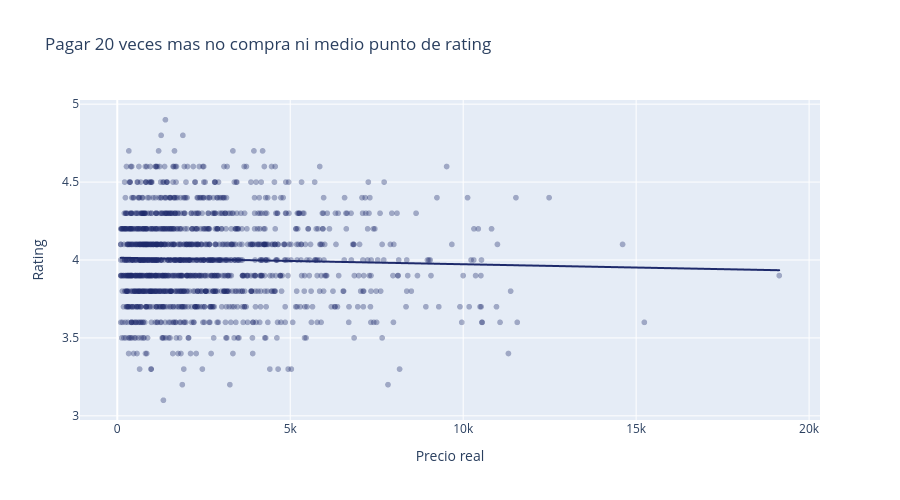
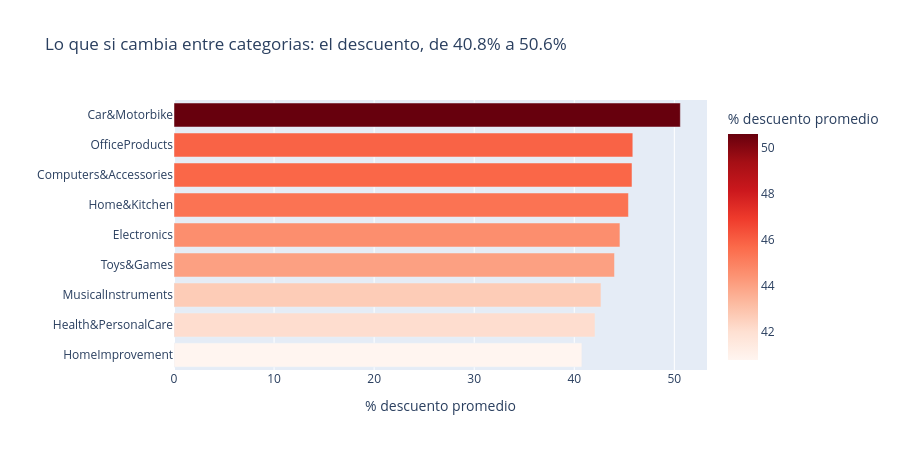

The cell these charts' notebook holds for them, in order:
### Markdown cell above
### Reto 2 — Construye tu secuencia narrativa

Crea los 3 gráficos de tu historia (1 ancla + 2 apoyo) en el orden que definiste. Cada uno con título claro que funcione como "titular" de esa parte de la historia.

### Code cell
# RETO 2: los 3 graficos de mi narrativa, en orden

# --- 1. ANCLA: el precio no predice la calidad ---
fig1 = px.scatter(df, x="actual_price", y="rating", trendline="ols",
                  opacity=0.35, color_discrete_sequence=["#1e2a6b"],
                  hover_data=["product_name", "category"],
                  title="Pagar 20 veces mas no compra ni medio punto de rating",
                  labels={"actual_price": "Precio real", "rating": "Rating"})
fig1.update_layout(height=500)
fig1.show()

# --- 2. APOYO: tampoco distinguen las categorias ---
plt.figure(figsize=(12, 6))
orden = df.groupby("category")["rating"].median().sort_values().index
sns.boxplot(data=df, y="category", x="rating", order=orden,
            hue="category", palette="Blues", legend=False)
plt.axvline(df["rating"].mean(), color="#e2231a", linestyle="--",
            label=f"Media global = {df['rating'].mean():.2f}")
plt.title("Las 9 categorias caben en 0.11 puntos de rating")
plt.xlabel("Rating"); plt.ylabel(""); plt.legend()
plt.tight_layout(); plt.show()

# --- 3. CIERRE: lo que si diferencia a las categorias es el descuento ---
desc_cat = (df.groupby("category")["discount_percentage"]
              .mean().sort_values().reset_index())
fig3 = px.bar(desc_cat, x="discount_percentage", y="category", orientation="h",
              color="discount_percentage", color_continuous_scale="Reds",
              title="Lo que si cambia entre categorias: el descuento, de 40.8% a 50.6%",
              labels={"discount_percentage": "% descuento promedio", "category": ""})
fig3.update_layout(height=450)
fig3.show()

### Figure 1 — Plotly figure (JSON) as saved in the notebook; plotly's stock layout.template omitted (floating-point values rounded to 4 significant figures; data arrays with more than 128 entries replaced by an {"elided": "..."} marker saying what was removed)
{"data": [{"customdata": {"elided": "1465x2 str values"}, "hovertemplate": "Precio real=%{x}<br>Rating=%{y}<br>product_name=%{customdata[0]}<br>category=%{customdata[1]}<extra></extra>", "legendgroup": "", "marker": {"color": "#1e2a6b", "opacity": 0.35, "symbol": "circle"}, "mode": "markers", "name": "", "showlegend": false, "type": "scattergl", "x": {"elided": "1465 float values"}, "xaxis": "x", "y": {"elided": "1465 float values"}, "yaxis": "y"}, {"hovertemplate": "<b>OLS trendline</b><br>rating = -4.21885e-06 * actual_price + 4.01499<br>R<sup>2</sup>=0.001241<br><br>Precio real=%{x}<br>Rating=%{y} <b>(trend)</b><extra></extra>", "legendgroup": "", "marker": {"color": "#1e2a6b", "symbol": "circle"}, "mode": "lines", "name": "", "showlegend": false, "type": "scattergl", "x": {"elided": "1465 float values"}, "xaxis": "x", "y": {"elided": "1465 float values"}, "yaxis": "y"}], "layout": {"height": 500, "legend": {"tracegroupgap": 0}, "title": {"text": "Pagar 20 veces mas no compra ni medio punto de rating"}, "xaxis": {"anchor": "y", "domain": [0.0, 1.0], "title": {"text": "Precio real"}}, "yaxis": {"anchor": "x", "domain": [0.0, 1.0], "title": {"text": "Rating"}}}}

### Figure 2 — Plotly figure (JSON) as saved in the notebook; plotly's stock layout.template omitted (floating-point values rounded to 4 significant figures)
{"data": [{"hovertemplate": "% descuento promedio=%{marker.color}<br>=%{y}<extra></extra>", "legendgroup": "", "marker": {"color": [40.76, 42.07, 42.67, 44.02, 44.56, 45.41, 45.77, 45.85, 50.6], "coloraxis": "coloraxis", "pattern": {"shape": ""}}, "name": "", "orientation": "h", "showlegend": false, "textposition": "auto", "type": "bar", "x": [40.76, 42.07, 42.67, 44.02, 44.56, 45.41, 45.77, 45.85, 50.6], "xaxis": "x", "y": ["HomeImprovement", "Health&PersonalCare", "MusicalInstruments", "Toys&Games", "Electronics", "Home&Kitchen", "Computers&Accessories", "OfficeProducts", "Car&Motorbike"], "yaxis": "y"}], "layout": {"barmode": "relative", "coloraxis": {"autocolorscale": false, "colorbar": {"title": {"text": "% descuento promedio"}}, "colorscale": [[0.0, "rgb(255,245,240)"], [0.125, "rgb(254,224,210)"], [0.25, "rgb(252,187,161)"], [0.375, "rgb(252,146,114)"], [0.5, "rgb(251,106,74)"], [0.625, "rgb(239,59,44)"], [0.75, "rgb(203,24,29)"], [0.875, "rgb(165,15,21)"], [1.0, "rgb(103,0,13)"]]}, "height": 450, "legend": {"tracegroupgap": 0}, "title": {"text": "Lo que si cambia entre categorias: el descuento, de 40.8% a 50.6%"}, "xaxis": {"anchor": "y", "domain": [0.0, 1.0], "title": {"text": "% descuento promedio"}}, "yaxis": {"anchor": "x", "domain": [0.0, 1.0], "title": {"text": ""}}}}
